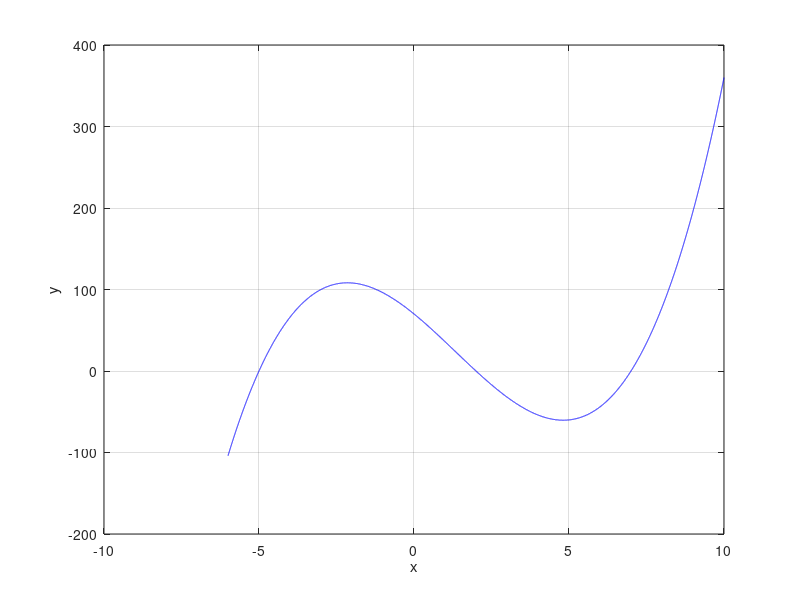

This chart was generated by the following MATLAB code:
clearvars;
x = (-6:0.001:10)';

f = @(x) (x-2).*(x+5).*(x-7);
df = @(x) (x+5).*(x-7) + (x-2).*(x-7) + (x-2).*(x+5);

figure(1);
plot(x,f(x),'-b');
xlabel('x');
ylabel('y');
grid('on');

tol = 1e-10;
n = 100;
xn = 0;
for i=1:n
    xnn = xn - f(xn)/df(xn);

    if abs(xnn-xn) <= tol
        break;
    end
    xn = xnn;
end    

%---
%Solve the system 
%---

x = 0.1;
y = 0.1;

sn = [x,y]';

tol = 1e-10;
N = 100;

for i=1:N
    J = [8*x + 2*y, 2*y + 2*x-1;...
        4*x + 3*y, 3*x+2*y];
    F = [4*x^2+y^2+2*x*y-y-2;...
        2*x^2+3*x*y + y^2-3];
    v = J\(-F);

    snn = sn + v;
    test = sqrt(dot(sn-snn,sn-snn));

    if test<=tol
        break;
    end
    
    sn = snn;
    x = sn(1);
    y = sn(2);

end